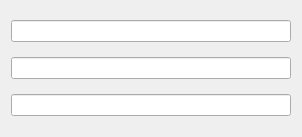
<?xml version="1.0" encoding="UTF-8"?>
<ui version="4.0">
 <class>Widget</class>
 <widget class="QWidget" name="Widget">
  <property name="geometry">
   <rect>
    <x>0</x>
    <y>0</y>
    <width>302</width>
    <height>137</height>
   </rect>
  </property>
  <property name="windowTitle">
   <string>Widget</string>
  </property>
  <layout class="QVBoxLayout" name="verticalLayout">
   <item>
    <widget class="QLineEdit" name="lineEdit_1"/>
   </item>
   <item>
    <widget class="QLineEdit" name="lineEdit_2"/>
   </item>
   <item>
    <widget class="QLineEdit" name="lineEdit_3"/>
   </item>
  </layout>
 </widget>
 <layoutdefault spacing="6" margin="11"/>
 <resources/>
 <connections/>
</ui>
